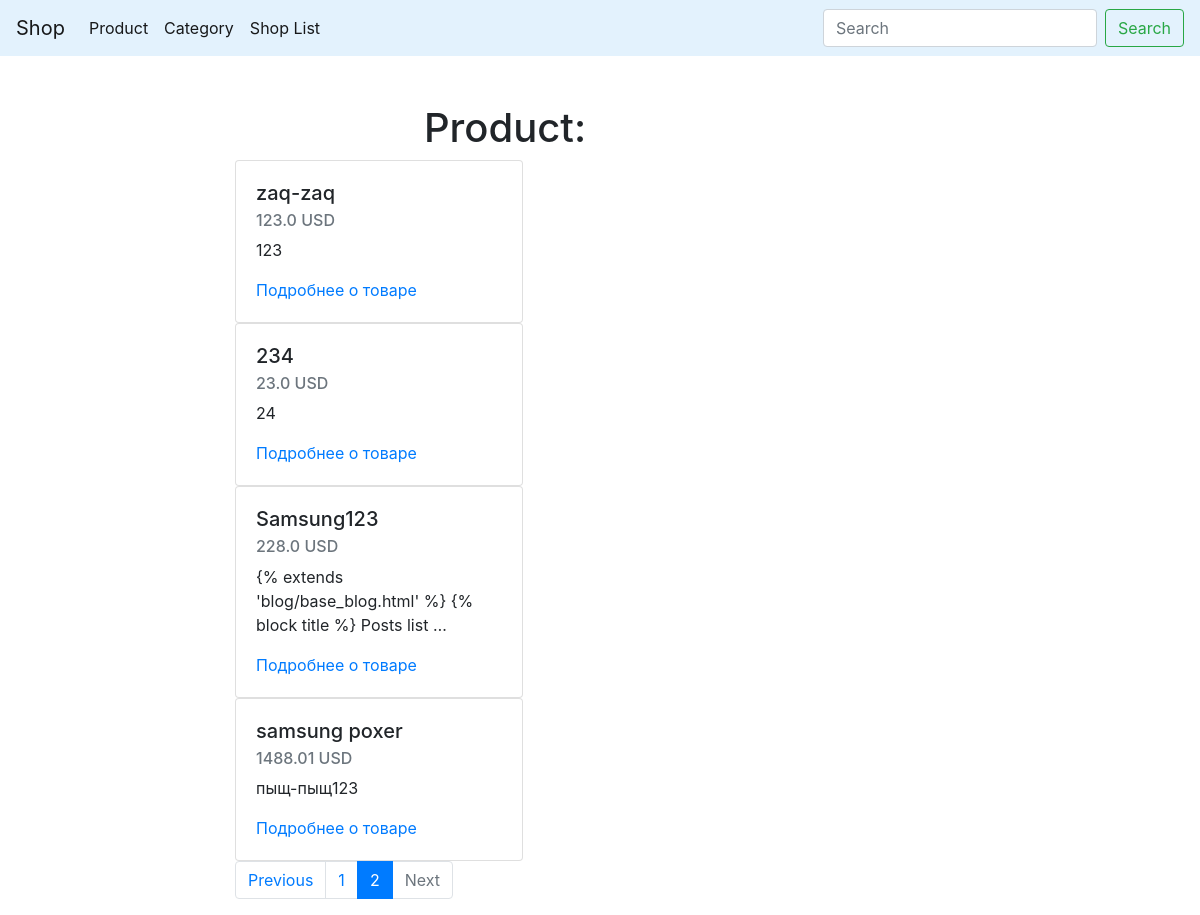
Screenshot of /?page=2 with the database file from the repository.
### app/models.py (models this page shows, shortened)
class Product(models.Model):
    prodname = models.CharField(max_length=100, db_index=True)
    slug = models.SlugField(max_length=150, blank=True, unique=True)
    categories = models.ManyToManyField('Category', related_name='products')
    presence = models.BooleanField(default=False)
    description = models.TextField(blank=True)
    price = models.FloatField()
    os_name = models.CharField(max_length=50)
    diagonal = models.FloatField()
    ram = models.IntegerField()
    memory = models.IntegerField()
    videocard = models.CharField(max_length=100)
    relevance = models.DateTimeField(auto_now_add=True)
    def get_absolute_url(self):
        return reverse('product_detail_url', kwargs={'slug': self.slug})
    class Meta:
        ordering = ['-relevance']

### app/views.py (the view)
# urls.py: path('', main_page, name='main_page_url'),
def main_page(request):
    search_query = request.GET.get('search', '')
    if search_query:
        product = Product.objects.filter(prodname__icontains=search_query)
    else:
        product = Product.objects.all()
    paginator = Paginator(product, 4)
    page_number = request.GET.get('page', 1)
    page = paginator.get_page(page_number)
    is_paginated = page.has_other_pages()
    if page.has_previous():
        prev_url = '?page={}'.format(page.previous_page_number())
    else:
        prev_url = ''
    if page.has_next():
        next_url = '?page={}'.format(page.next_page_number())
    else:
        next_url = ''
    context = {
        'page_object': page,
        'is_paginated': is_paginated,
        'next_url': next_url,
        'prev_url': prev_url
    }
    return render(request, 'app/index.html', context=context)

### app/templates/app/index.html (shortened to what this page needs)
{% extends 'app/base_app.html' %}
{% block content %}
    <h1 class="text-center">Product:</h1>
            {% for product in page_object.object_list %}
                {% include 'app/includes/product_card.html' %}
            {% endfor %}
{% endblock %}

### app/templates/app/includes/product_card.html
<div class="card" style="width: 18rem;">
    <div class="card-body">
      <h5 class="card-title">{{ product.prodname }}</h5>
      <h6 class="card-subtitle mb-2 text-muted">{{ product.price }} USD</h6>
      <p class="card-text">{{ product.description|truncatewords:10 }}</p>
      <a href="{{ product.get_absolute_url }}" class="card-link">Подробнее о товаре</a>
      </div>
  </div>

### rows the page displays
Product: prodname "zaq-zaq", price "123.0", description "123"
Product: prodname "234", price "23.0", description "24"
Product: prodname "Samsung123", price "228.0", description "{% extends 'blog/base_blog.html' %} {% block title %} Posts list …"
Product: prodname "samsung poxer", price "1488.01", description "пыщ-пыщ123"

### other values shown
{{ n }} "1"
{{ n }} "2"
